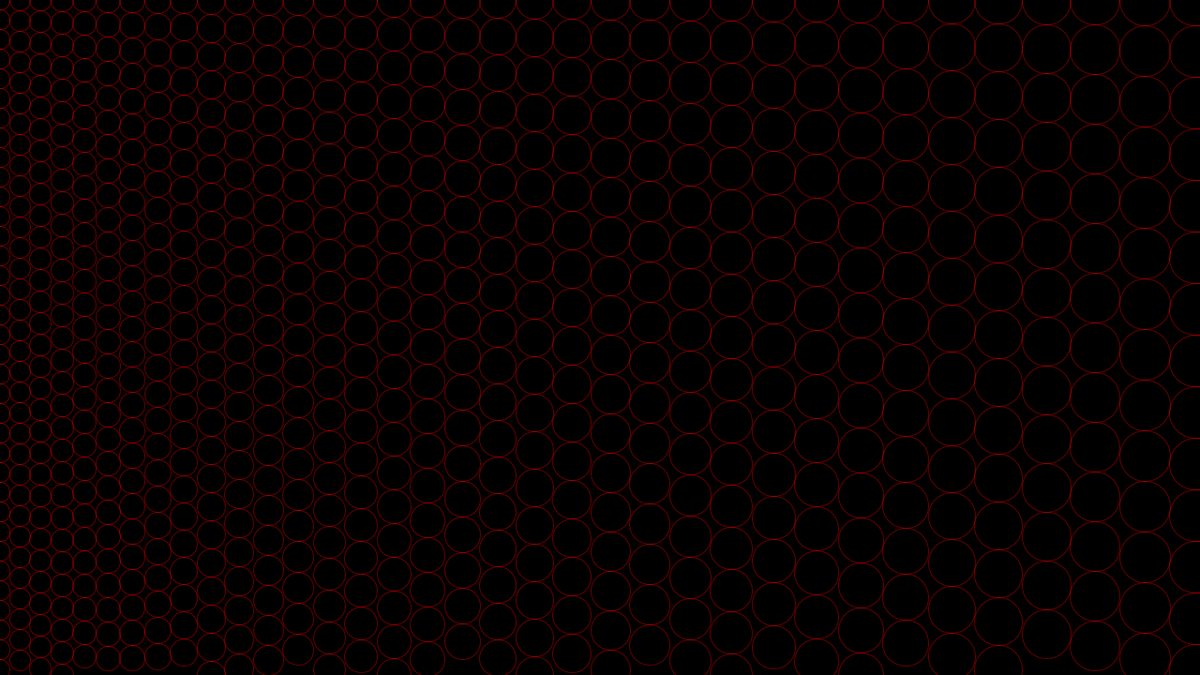
Frame 1 (no input)
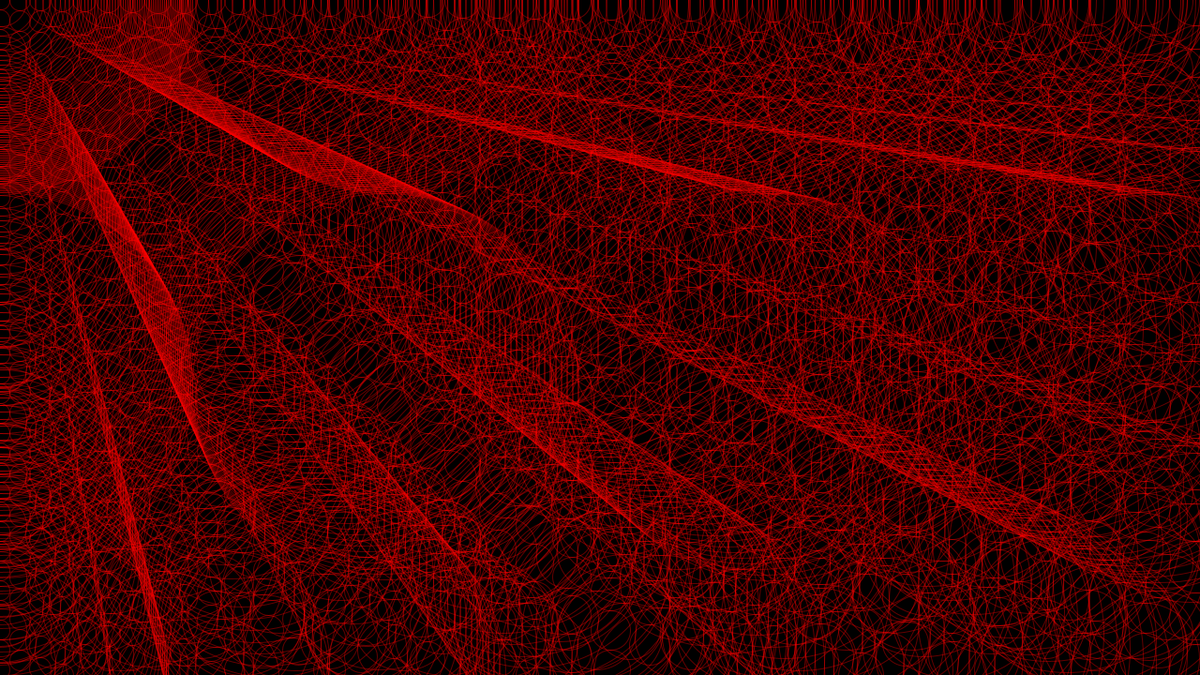
Frame 60 (the mouse pressed at the canvas centre just before this capture)
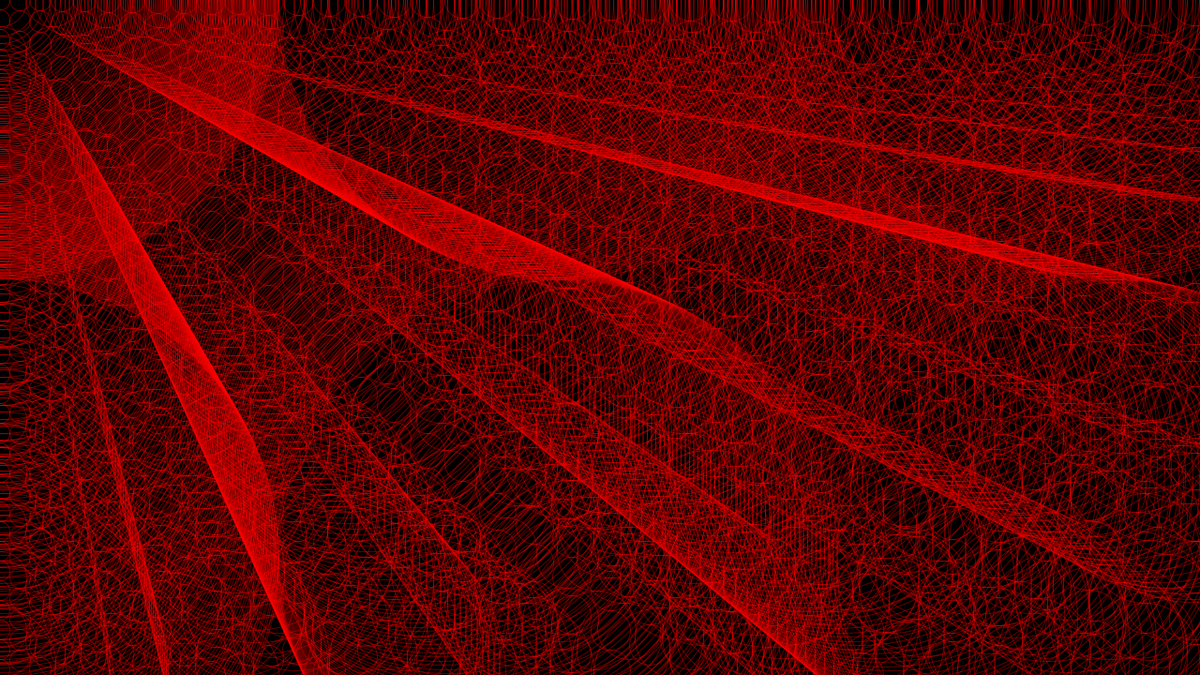
Frame 120 (the mouse held since frame 60 and released just before this capture)

The Processing sketch that drew these frames (run headless with seeded random() and noise(); from frame 60 on, the mouse is pressed at the canvas centre):

// Processing sketch: build
// ── build.pde
int a = 20;

void setup() {
	size(1280, 720);
	frameRate(30);
	smooth();
	background(#000000);
	stroke(#FF0000, 100);
	strokeJoin(ROUND);
	strokeCap(ROUND);
	strokeWeight(1);
	noFill();
	noLoop();
	rectMode(CENTER);
}

void draw() {
	for (int x = 0; x <= width; x += a) {
		a++;
		for (int y = 0; y <= height; y += a) {			
			// rect(x, y, a, a);
			ellipse(x, y, a, a);
		}
	}
	loop();
}
